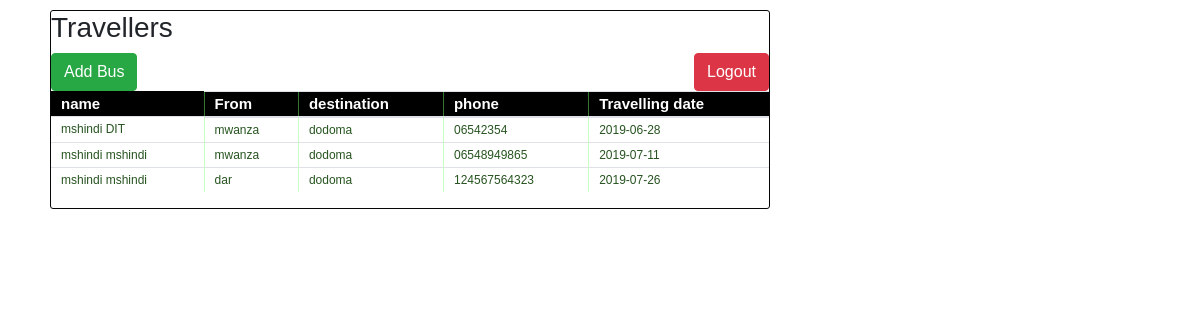
Page /busAdmin/wateja.php (signed in) on the committed database.
### tables this page shows
CREATE TABLE `passenger` (
  `passenger_id` int(11) NOT NULL,
  `pass_name` varchar(255) NOT NULL,
  `from` varchar(255) NOT NULL,
  `destination` varchar(255) NOT NULL,
  `phone` varchar(255) NOT NULL,
  `travel_date` date NOT NULL
);

### busAdmin/wateja.php (the view, shortened to what this page needs)
<?php
require '../includes/daba.php';
$getpass = $db->prepare("SELECT * FROM `passenger`");
$getpass->execute();
 ?>
<!DOCTYPE html>
<html>
<head>
    <link rel="stylesheet" href="../assets/bootstrap/css/bootstrap.min.css?h=e48da71b445e079c893c2d5e0aabc572">
    <link rel="stylesheet" href="../assets/css/styles.min.css?h=007e2915579cabc3c96ddf9761ed3584">
</head>
<body>
    <div class="datagrid" style="width: 60%; margin-top: 10px;margin-left: 50px;">
            <h3>Travellers</h3>
        <button class="btn btn-success" style="float: left;"><a href="busdet.php" style="color: white;">Add Bus</a></button>
        <form method="POST">
            <input type="submit" class="btn btn-danger" name="logout" style="float: right;" value="Logout">
        </form>
        <table class="table">
            <thead>
                <tr>
                    <th>name</th>
                    <th>From</th>
                    <th>destination</th>
                    <th>phone</th>
                    <th>Travelling date</th>
                </tr>
            </thead>
            <tbody>
                <?php
                while ($pass = $getpass->fetch(PDO::FETCH_ASSOC)) {
                    echo "
                    <tr>
                    <td>".$pass['pass_name']."</td>
                    <td>".$pass['from']."</td>
                    <td>".$pass['destination']."</td>
                    <td>".$pass['phone']."</td>
                    <td>".$pass['travel_date']."</td>
                </tr>";
                }
                 ?>
            </tbody>
        </table>
    </div>
</body>
</html>

### rows in the picture
passenger: pass_name "mshindi DIT", from "mwanza", destination "dodoma", phone "06542354", travel_date "2019-06-28"
passenger: pass_name "mshindi mshindi", from "mwanza", destination "dodoma", phone "06548949865", travel_date "2019-07-11"
passenger: pass_name "mshindi mshindi", from "dar", destination "dodoma", phone "124567564323", travel_date "2019-07-26"
